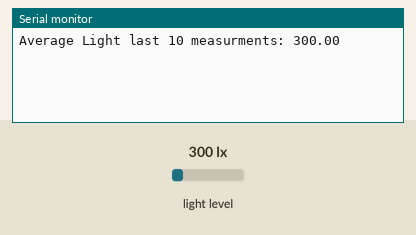
The sketch below on a simulated Arduino MKR. Parts: the last lines printed to the serial monitor. The test bench sets the inputs (shaded band); at power-on: light level 300 lx. WiFi joins after 1.5 s; servers stay silent unless stated; web services answer with replies made up by the test bench; not simulated (calls return 0 or success): secrets.h.

Above: at 2.7 s.
2.8 s: light level set to 40 lx
At 4.6 s:
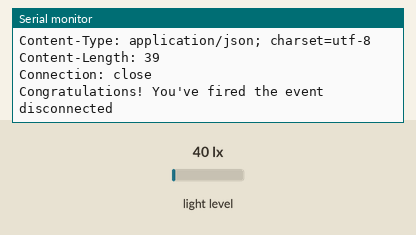
5.2 s: light level set to 500 lx
At 7.9 s:
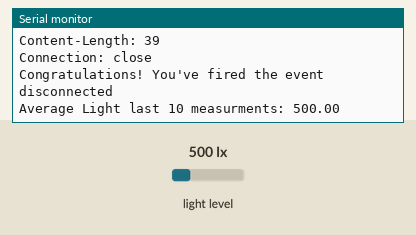
Timing chart, 0 to 9.4 s (numbered marks = the images above; inputs shaded):
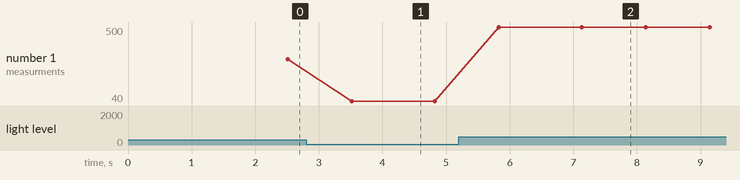

Measured:
- after the input at 2.8 s, the serial monitor: prints a new line after 0.72 s (image 1)
- after the input at 5.2 s, the serial monitor: prints a new line after 0.63 s (image 2)
- plotted number 1: 300 → 40 after the input at 2.8 s, 40 → 500 after the input at 5.2 s

The sketch:

sketch_apr5a.ino
```cpp
#include <WiFiNINA.h>
#include "secrets.h"

#include <BH1750.h>
#include <Wire.h>


//please enter your sensitive data in the Secret tab
char ssid[] = SECRET_SSID;
char pass[] = SECRET_PASS;
String state = "test";
WiFiClient client;
BH1750 lightMeter;

//https://maker.ifttt.com/trigger/high_light/with/key/bez5X0LrjseKF-dCUW2Qqi

char   HOST_NAME[] = "maker.ifttt.com";
String PATH_NAME   = "/trigger/high_light/with/key/bez5X0LrjseKF-dCUW2Qqi"; // change your EVENT-NAME and YOUR-KEY
//String Json = "{"test_value": "i_like_cheese"}";
float former_average;
float average;
void setup() {
  // initialize WiFi connection
  WiFi.begin(ssid, pass);

  Serial.begin(9600);
  while (!Serial);
  Wire.begin();
  lightMeter.begin();

  former_average = lightMeter.readLightLevel();
  average = lightMeter.readLightLevel();


  // connect to web server on port 80:

}

void loop() {

  delay(500);
  former_average = average;
  average = 0;
  for(int i = 0; i < 10; i++)
  {
    average = average + lightMeter.readLightLevel();
    delay(50);
  }
  average = average/10;
  Serial.print("Average Light last 10 measurments: ");
  Serial.println(average);
  bool condition1 = ((average > 100) && (former_average <= 100));
  bool condition2 = ((average <= 100) && (former_average > 100));
  String query_append;
  if(condition1) query_append = String("BRIGHT");
  else if(condition2) query_append = String("DARK");
  String queryString = String("?value1=") + String(average) + String("&value2=") + String(query_append);


  if(condition1 || condition2)
  {


    if (client.connect(HOST_NAME, 80)) {
    // if connected:
    Serial.println("Connected to server");
  }
  else {// if not connected:
    Serial.println("connection failed");
  }


    // make a HTTP request:
    // send HTTP header
  client.println("GET " + PATH_NAME + queryString + " HTTP/1.1");
  client.println("Host: " + String(HOST_NAME));
  client.println("Connection: close");
  client.println(); // end HTTP header


    while (client.connected()) {
      if (client.available()) {
        // read an incoming byte from the server and print it to serial monitor:
        char c = client.read();
        Serial.print(c);
      }
    }

    // the server's disconnected, stop the client:
    client.stop();
    Serial.println();
    Serial.println("disconnected");
  }
}
```
